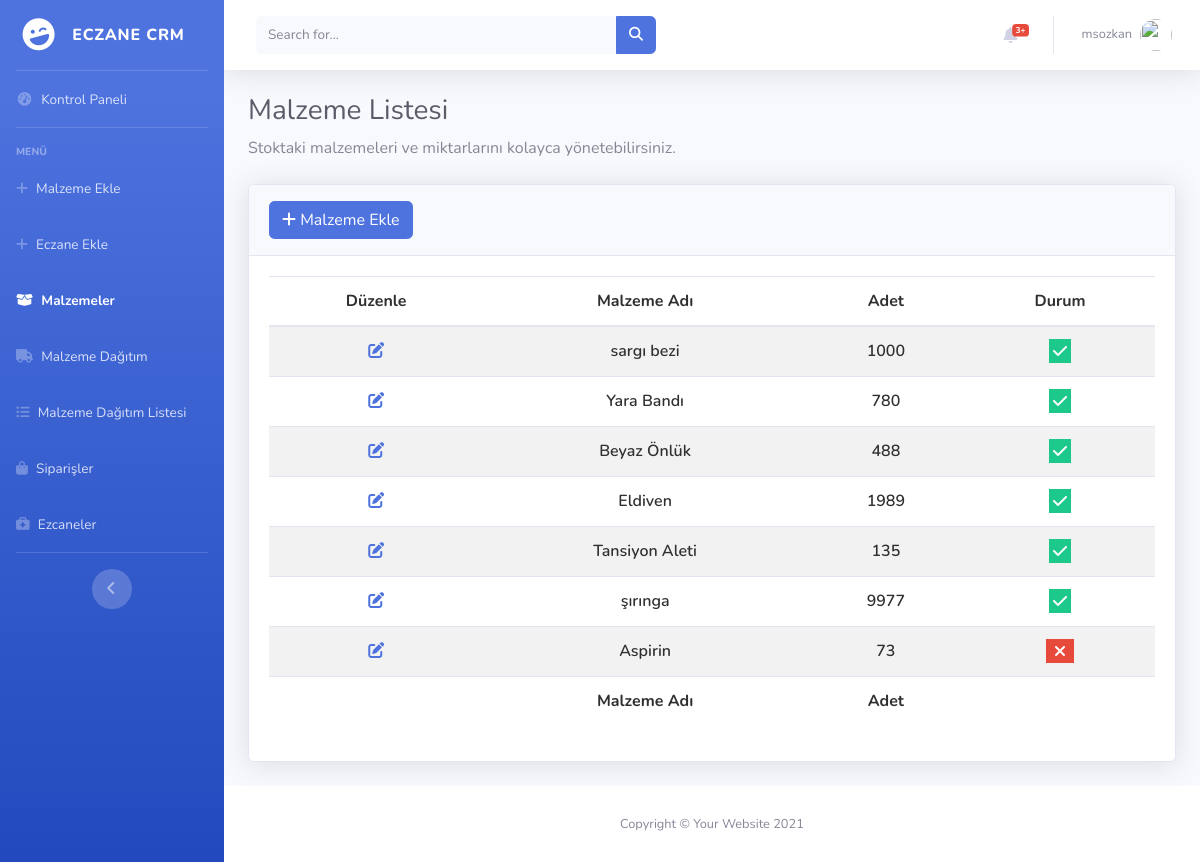
/items (signed in), run on an earlier commit of the app's database.
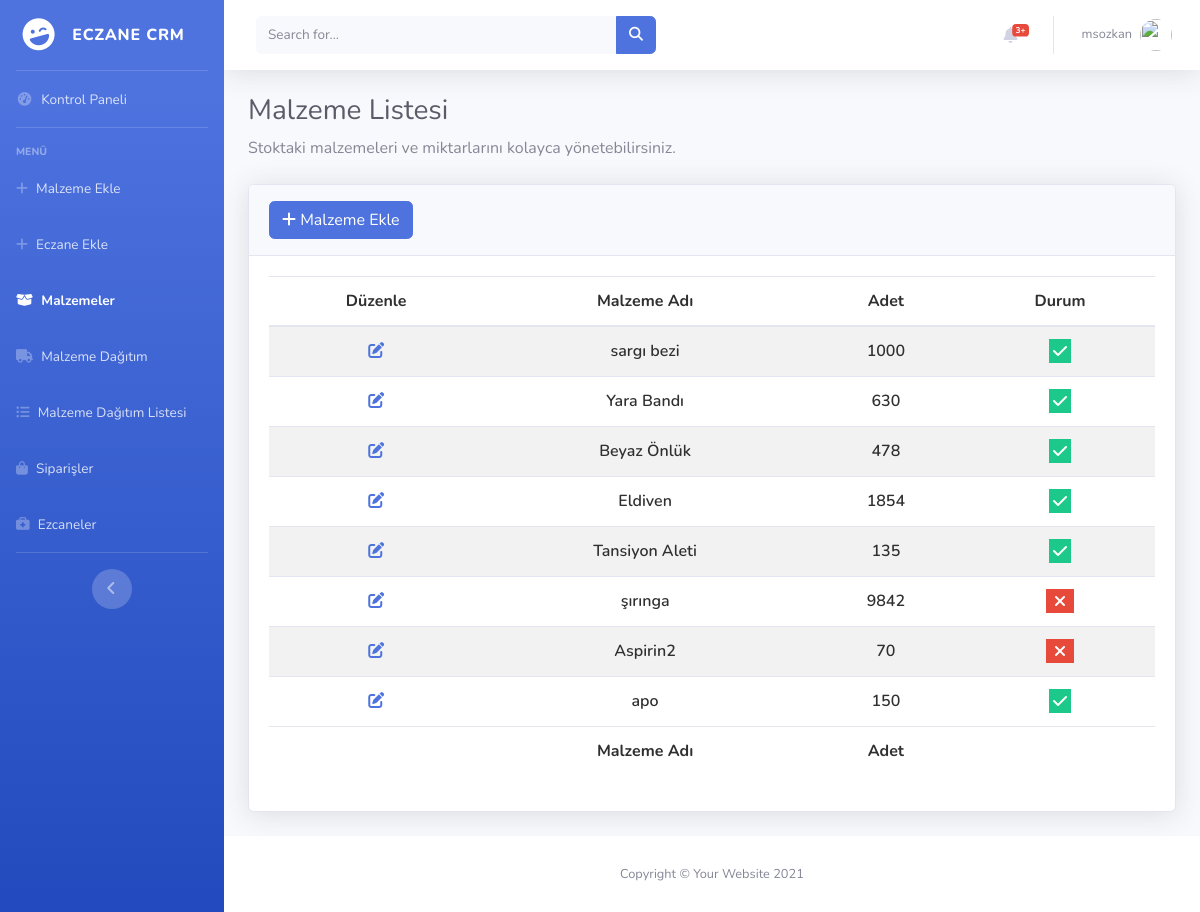
And on a later commit of the database.
### items/models.py (models this page shows, shortened)
class Items(models.Model):
    item_name=models.CharField(max_length=60)
    quantity=models.DecimalField(max_digits=10,decimal_places=2)
    status=models.BooleanField(default=True)
    created_at = models.DateTimeField(auto_now_add=True,null=True,blank=True)
    updated_at = models.DateTimeField(auto_now=True,null=True,blank=True)

### items/views.py (the view)
# urls.py: path("items",views.item_list,name="item_list"),
@admin_login_required(login_url = "pharmacy:dashboard")
def item_list(request):
    items=Items.objects.all()
    return render(request,"item_list.html",{"items":items})

### pharmacy/utils.py (called while the page is built, shortened)
def user_passes_test(
    test_func, login_url=None, redirect_field_name=REDIRECT_FIELD_NAME
):
    def decorator(view_func):
        @wraps(view_func)
        def _wrapped_view(request, *args, **kwargs):
            if test_func(request.user):
                return view_func(request, *args, **kwargs)
        return _wrapped_view
    return decorator

def admin_login_required(
    function=None, redirect_field_name=REDIRECT_FIELD_NAME, login_url=None
):
    actual_decorator = user_passes_test(
        lambda u: u.userprofile.status==1,
        login_url=login_url,
        redirect_field_name=redirect_field_name,
    )
    if function:
        return actual_decorator(function)
    return actual_decorator

### items/templates/item_list.html (shortened to what this page needs)
{% extends 'layout.html' %}
{% load static %}
{% block css %}
    <link href="https://cdn.datatables.net/1.12.1/css/dataTables.bootstrap5.min.css" rel="stylesheet"/>
    <link href="https://cdn.datatables.net/responsive/2.3.0/css/responsive.bootstrap5.min.css" rel="stylesheet" />
    <link href="https://cdn.datatables.net/buttons/2.2.3/css/buttons.dataTables.min.css" rel="stylesheet"/>
<link
  rel="stylesheet"
  href="https://cdnjs.cloudflare.com/ajax/libs/font-awesome/6.2.0/css/all.min.css"
/>
<link rel="stylesheet" href="{% static 'css/datatables_file.css'%}">
{% endblock  %}
{% block body %}
                <div class="container-fluid">
                    <h1 class="h3 mb-2 text-gray-800">Malzeme Listesi</h1>
                    <p class="mb-4">Stoktaki malzemeleri ve miktarlarını kolayca yönetebilirsiniz.</p>
                    <div class="card shadow mb-4">
                        <div class="card-header py-3">
                            <h6 class="m-0 font-weight-bold text-primary">  <a class="btn btn-primary" href="{% url 'items:add_item'%}">
                                <i class="fa fa-plus"></i>
                                Malzeme Ekle</a>
                             </h6>
                        </div>
                        <div class="card-body">
                            <div class="table-responsive">
                                <table
                                id="example"
                                class="table table-striped nowrap"
                                style="width: 100%!important">
                                <thead>
                                    <tr>
                                      <th data-priority="1">Düzenle</th>
                                      <th data-priority="2">Malzeme Adı</th>
                                      <th data-priority="3">Adet</th>
                                      <th data-priority="4">Durum</th>
                                    </tr>
                                  </thead>
                                  <tbody>
                                    {% for item in items %}
                                    <tr>
                                      <td>
                                        <a href="{% url 'items:edit_item' item.id %}">
                                          <i
                                            class="fa fa-pen-to-square fa-1x text-primary text-btn-size"
                                          ></i>
                                        </a>
                                      </td>
                                      <td>{{item.item_name}}</td>
                                      <td>
                                        {{ item.quantity | stringformat:'d' }}
                                      </td>
                                      <td>
                                        {% if item.status %}
                                        <i class="fa fa-check bg-success text-white p-1"></i>
                                        {% else %}
                                        <i class="fa fa-xmark bg-danger text-white p-1 px-2"></i>
                                        {% endif %}
                                      </td>
                                    </tr>
                                    {% endfor %}
                                  </tbody>
                                  <tfoot>
                                    <tr >
                                      <th ></th>
                                      <th>Malzeme Adı</th>
                                      <th>Adet</th>
                                      <th></th>
                                    </tr>
                                  </tfoot>
                                </table>
                            </div>
                        </div>
                    </div>
                </div>
{% endblock  %}

What changed in the data, as far as the page shows it:
changed Items "Yara Bandı": quantity "780" → "630"
changed Items "Beyaz Önlük": quantity "488" → "478"
changed Items "Eldiven": quantity "1989" → "1854"
changed Items "şırınga": quantity "9977" → "9842"; status True → False (drawn)
changed Items: item_name "Aspirin" → "Aspirin2"; quantity "73" → "70"
added Items: item_name "apo", quantity "150", status True (drawn)
